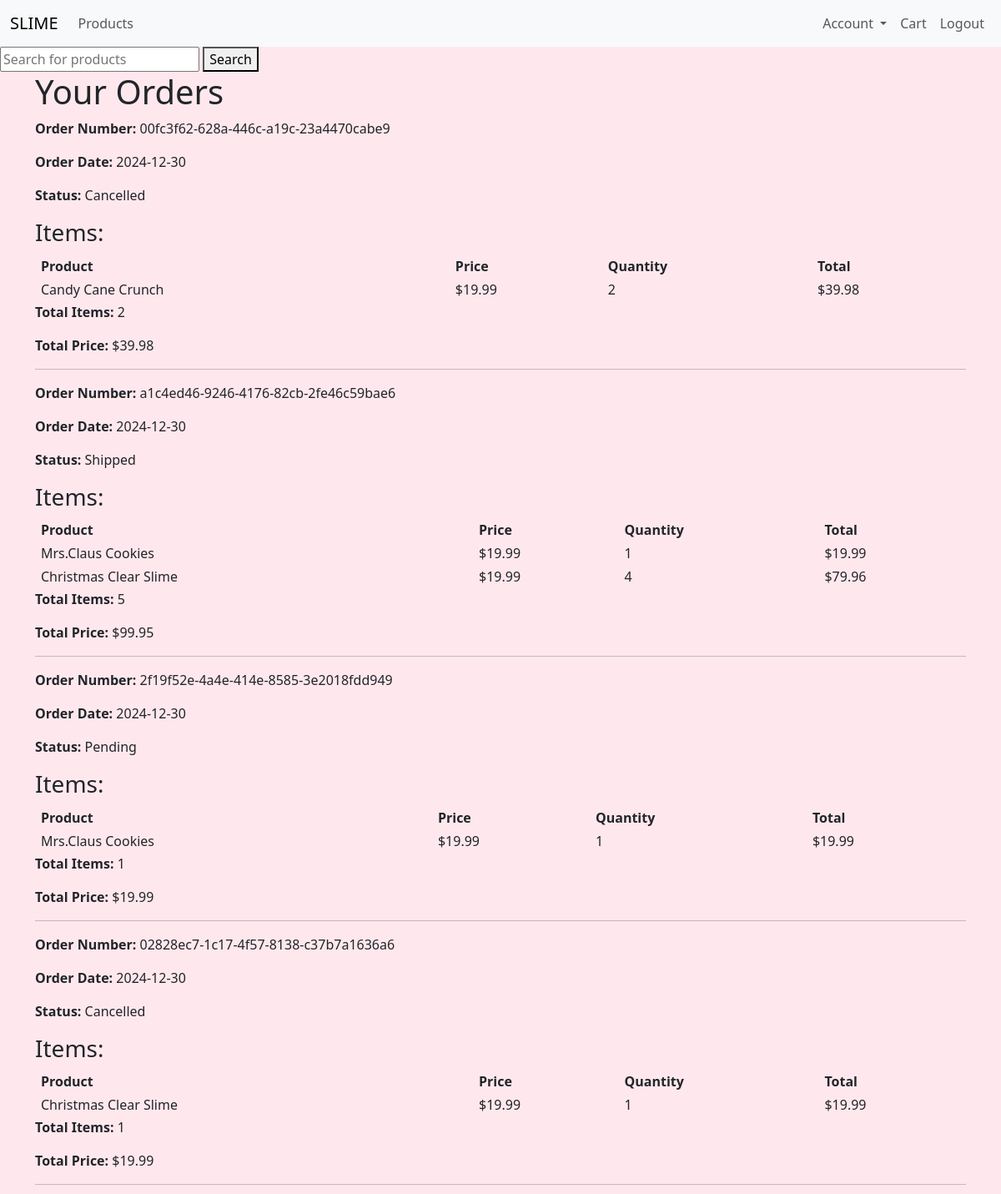
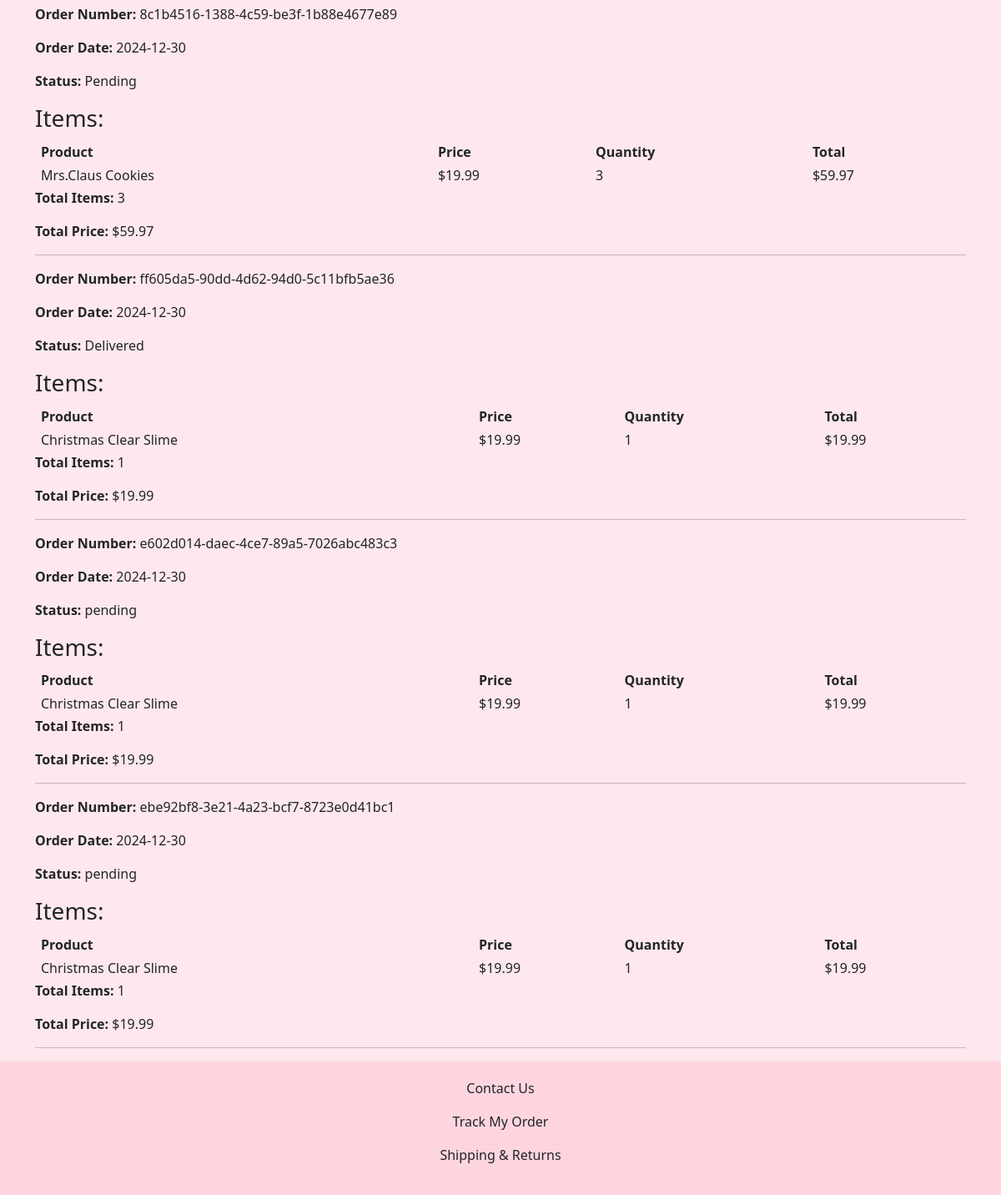
Page /orders (signed in) on the committed database (2 pictures, top to bottom).
### models.py (models this page shows, shortened)
class Order(db.Model):
    __tablename__ = 'orders'  # Define table name in the database
    id = db.Column(db.Integer, primary_key=True)  # Primary key for order
    user_id = db.Column(db.Integer, db.ForeignKey('users.id', name='fk_user_order'), nullable=False)
    order_date = db.Column(db.Date, default=lambda: datetime.now(pytz.timezone('America/New_York')).date())  # Date of the order
    total_price = db.Column(db.Float, nullable=False)  # Total price for the order
    total_items = db.Column(db.Integer, nullable=False, default=0)  # Total items in the order
    status = db.Column(db.String(20), default='pending')  # Order status (e.g., pending, shipped)
    order_number = db.Column(db.String(36), unique=True, nullable=False)  # UUID for unique order number
    user = db.relationship('User', back_populates='orders')
    items = db.relationship('OrderItem', back_populates='order')

class OrderItem(db.Model):
    __tablename__ = 'order_items'  # Define table name in the database
    id = db.Column(db.Integer, primary_key=True)  # Primary key for order item
    order_id = db.Column(db.Integer, db.ForeignKey('orders.id', name='jc_order_item'), nullable=False)
    product_id = db.Column(db.Integer, db.ForeignKey('products.id', name='jc_product_order_item'), nullable=False)
    quantity = db.Column(db.Integer, nullable=False)  # Quantity of the product in this order
    price_at_purchase = db.Column(db.Float, nullable=False)  # Price of the product at the time of purchase
    order = db.relationship('Order', back_populates='items')
    product = db.relationship('Product', backref='order_items')

class Product(db.Model):
    __tablename__ = 'products'  # Define table name in the database
    id = db.Column(db.Integer, primary_key=True)  # Primary key for product
    name = db.Column(db.String(100), nullable=False)  # Product name
    description = db.Column(db.Text, nullable=False)  # Detailed product description
    price = db.Column(db.Float, nullable=False)  # Product price
    stock = db.Column(db.Integer, nullable=False)  # Quantity available in stock
    image_url = db.Column(db.String(500))  # Store the image file path
    category = db.Column(db.String, nullable=False)  # Product category

### app.py (the view)
@app.route("/orders")
@login_required
def view_orders():
    orders = Order.query.filter_by(user_id=current_user.id).order_by(Order.order_date.desc()).all()
    return render_template("orders_comfirmation.html", orders=orders)

### app.py (called while the page is built)
@login_manager.user_loader
def load_user(user_id):
    return User.query.get(int(user_id))

### models.py (called while the page is built)
    @property
    def full_name(self):
        return f"{self.first_name} {self.last_name}"

### templates/orders_comfirmation.html (shortened to what this page needs)
{% extends "layout.html" %}
{% block body %}
    <div class="container">
        <h1>Your Orders</h1>
        {% if orders %}
            {% for order in orders %}
            <div class="order-summary">
                <p><strong>Order Number:</strong> {{ order.order_number }}</p>
                <p><strong>Order Date:</strong> {{ order.order_date }}</p>
                <p><strong>Status:</strong> {{ order.status }}</p>
                <h3>Items:</h3>
                <table>
                    <thead>
                        <tr>
                            <th>Product</th>
                            <th>Price</th>
                            <th>Quantity</th>
                            <th>Total</th>
                        </tr>
                    </thead>
                    <tbody>
                        {% for item in order.items %}
                        <tr>
                            <td>{{ item.product.name }}</td>
                            <td>${{ "%.2f" | format(item.price_at_purchase) }}</td>
                            <td>{{ item.quantity }}</td>
                            <td>${{ "%.2f" | format(item.price_at_purchase * item.quantity) }}</td>
                        </tr>
                        {% endfor %}
                    </tbody>
                </table>
                <p><strong>Total Items:</strong> {{ order.total_items }}</p>
                <p><strong>Total Price:</strong> ${{ "%.2f" | format(order.total_price) }}</p>
            </div>
            <hr>
            {% endfor %}
        {% else %}
            <p>You have no orders at the moment.</p>
        {% endif %}
    </div>
{% endblock %}

### static/styles.css (style rules this page uses)
body { display: flex; flex-direction: column; height: 100vh; }

### templates/orders_comfirmation.html (style rules this page uses)
table { width: 100%; border-collapse: separate; }
td { padding-left: 5px; }
th { padding-left: 5px; }

### rows in the picture
Order: order_number "00fc3f62-628a-446c-a19c-23a4470cabe9", order_date "2024-12-30", status "Cancelled", total_items "2", total_price "39.98"
OrderItem: product.name "Candy Cane Crunch", price_at_purchase "19.99", quantity "2", item.price_at_purchase*item.quantity "39.98"
Order: order_number "a1c4ed46-9246-4176-82cb-2fe46c59bae6", order_date "2024-12-30", status "Shipped", total_items "5", total_price "99.95"
OrderItem: product.name "Mrs.Claus Cookies", price_at_purchase "19.99", quantity "1", item.price_at_purchase*item.quantity "19.99"
OrderItem: product.name "Christmas Clear Slime", price_at_purchase "19.99", quantity "4", item.price_at_purchase*item.quantity "79.96"
Order: order_number "2f19f52e-4a4e-414e-8585-3e2018fdd949", order_date "2024-12-30", status "Pending", total_items "1", total_price "19.99"
OrderItem: product.name "Mrs.Claus Cookies", price_at_purchase "19.99", quantity "1", item.price_at_purchase*item.quantity "19.99"
Order: order_number "02828ec7-1c17-4f57-8138-c37b7a1636a6", order_date "2024-12-30", status "Cancelled", total_items "1", total_price "19.99"
OrderItem: product.name "Christmas Clear Slime", price_at_purchase "19.99", quantity "1", item.price_at_purchase*item.quantity "19.99"
Order: order_number "8c1b4516-1388-4c59-be3f-1b88e4677e89", order_date "2024-12-30", status "Pending", total_items "3", total_price "59.97"
OrderItem: product.name "Mrs.Claus Cookies", price_at_purchase "19.99", quantity "3", item.price_at_purchase*item.quantity "59.97"
Order: order_number "ff605da5-90dd-4d62-94d0-5c11bfb5ae36", order_date "2024-12-30", status "Delivered", total_items "1", total_price "19.99"
OrderItem: product.name "Christmas Clear Slime", price_at_purchase "19.99", quantity "1", item.price_at_purchase*item.quantity "19.99"
Order: order_number "e602d014-daec-4ce7-89a5-7026abc483c3", order_date "2024-12-30", status "pending", total_items "1", total_price "19.99"
OrderItem: product.name "Christmas Clear Slime", price_at_purchase "19.99", quantity "1", item.price_at_purchase*item.quantity "19.99"
Order: order_number "ebe92bf8-3e21-4a23-bcf7-8723e0d41bc1", order_date "2024-12-30", status "pending", total_items "1", total_price "19.99"
OrderItem: product.name "Christmas Clear Slime", price_at_purchase "19.99", quantity "1", item.price_at_purchase*item.quantity "19.99"
